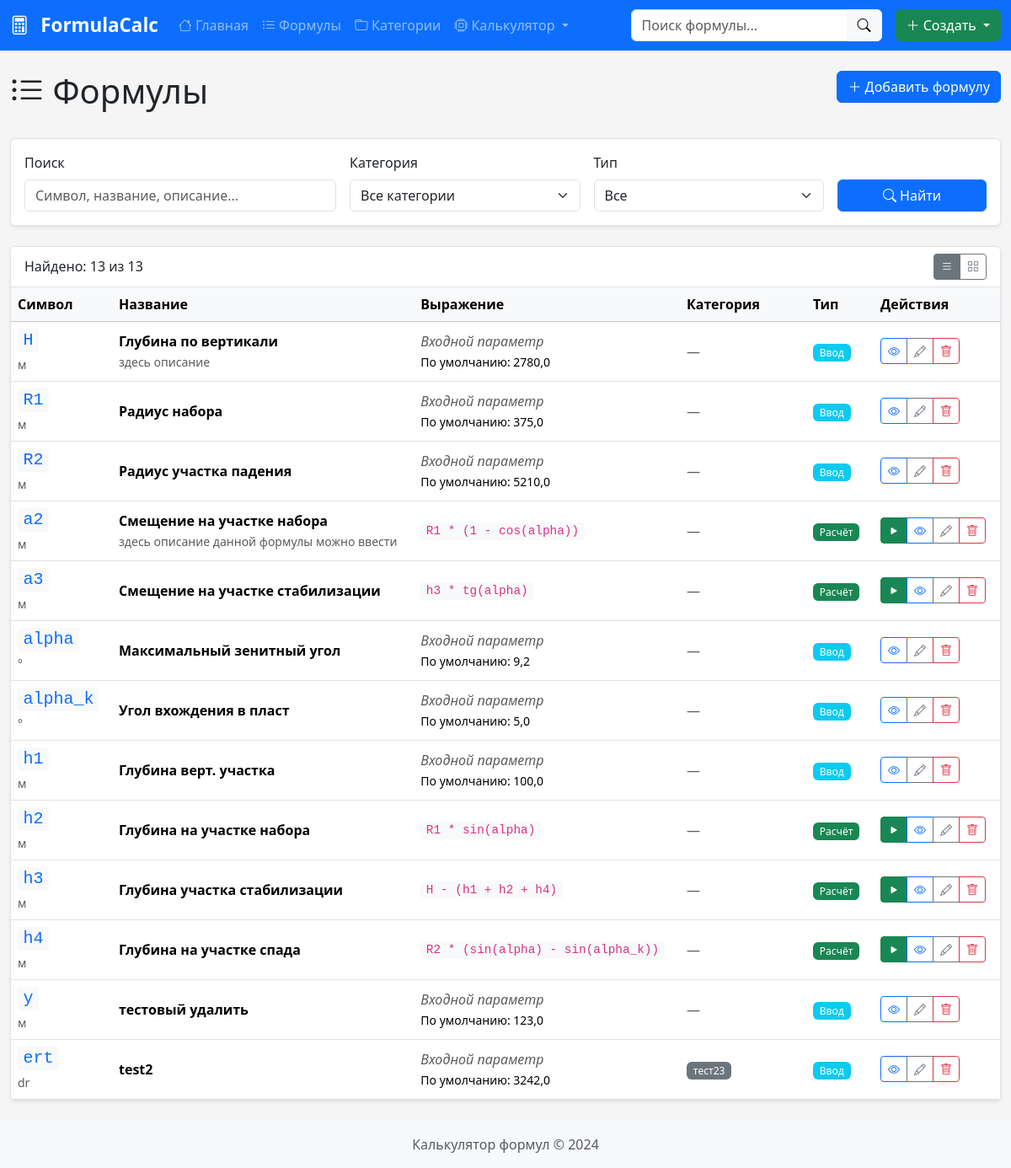
The app's page /formulas/ with its own data.
### formulas/models.py (models this page shows, shortened)
class Formula(models.Model):
    symbol = models.CharField(
        'Символ',
        max_length=50,
        unique=True,
        validators=[symbol_validator],
        help_text='Уникальный идентификатор (например: K, Re, alpha1)'
    )
    name = models.CharField(
        'Название',
        max_length=200,
        help_text='Понятное название формулы'
    )
    expression = models.TextField(
        'Выражение',
        blank=True,  # Разрешаем пустое значение
        default='',  # Значение по умолчанию
        help_text='Математическое выражение (например: R1 * (1 - cos(alpha)))'
    )
    unit = models.CharField(
        'Единица измерения',
        max_length=50,
        blank=True,
        help_text='Единица измерения результата (например: м, кг, Вт)'
    )
    description = models.TextField(
        'Описание',
        blank=True,
        help_text='Подробное описание формулы'
    )
    category = models.ForeignKey(
        Category,
        on_delete=models.SET_NULL,
        null=True,
        blank=True,
        related_name='formulas',
        verbose_name='Категория'
    )
    order = models.PositiveIntegerField(
        'Порядок',
        default=0
    )
    is_input = models.BooleanField(
        'Входной параметр',
        default=False,
        help_text='Если отмечено - это входное значение, а не вычисляемая формула'
    )
    default_value = models.FloatField(
        'Значение по умолчанию',
        null=True,
        blank=True
    )
    created_at = models.DateTimeField(auto_now_add=True)
    updated_at = models.DateTimeField(auto_now=True)
    class Meta:
        verbose_name = 'Формула'
        verbose_name_plural = 'Формулы'
        ordering = ['category', 'order', 'symbol']

class Category(models.Model):
    name = models.CharField(
        'Название',
        max_length=100
    )
    description = models.TextField(
        'Описание',
        blank=True
    )
    parent = models.ForeignKey(
        'self',
        on_delete=models.CASCADE,
        null=True,
        blank=True,
        related_name='children',
        verbose_name='Родительская категория'
    )
    order = models.PositiveIntegerField(
        'Порядок сортировки',
        default=0
    )
    created_at = models.DateTimeField(auto_now_add=True)
    updated_at = models.DateTimeField(auto_now=True)
    class Meta:
        verbose_name = 'Категория'
        verbose_name_plural = 'Категории'
        ordering = ['order', 'name']

### formulas/views.py (the view, shortened to what this page needs)
# urls.py: path('', views.FormulaListView.as_view(), name='formula_list'),
class FormulaListView(ListView):
    model = Formula
    template_name = 'formulas/formula_list.html'
    context_object_name = 'formulas'
    paginate_by = 25
    def get_queryset(self):
        queryset = Formula.objects.select_related('category').prefetch_related('variables')
        search = self.request.GET.get('search', '').strip()
        category_id = self.request.GET.get('category')
        if category_id:
            queryset = queryset.filter(category_id=category_id)
        is_input = self.request.GET.get('is_input')
        if is_input == '1':
            queryset = queryset.filter(is_input=True)
        elif is_input == '0':
            queryset = queryset.filter(is_input=False)
        return queryset.order_by('category', 'order', 'symbol')
    def get_context_data(self, **kwargs):
        context = super().get_context_data(**kwargs)
        context['categories'] = Category.objects.all()
        context['search'] = self.request.GET.get('search', '')
        context['selected_category'] = self.request.GET.get('category', '')
        context['total_count'] = Formula.objects.count()
        return context

### templates/formulas/formula_list.html (shortened to what this page needs)
{% extends 'base.html' %}
{% block content %}
<div class="row mb-4">
    <div class="col">
        <h1><i class="bi bi-list-ul"></i> Формулы</h1>
    </div>
    <div class="col-auto">
        <a href="{% url 'formulas:formula_create' %}" class="btn btn-primary">
            <i class="bi bi-plus-lg"></i> Добавить формулу
        </a>
    </div>
</div>
<div class="card mb-4">
    <div class="card-body">
        <form method="GET" class="row g-3">
            <div class="col-md-4">
                <label class="form-label">Поиск</label>
                <input type="text" name="search" class="form-control"
                       placeholder="Символ, название, описание..."
                       value="{{ search }}">
            </div>
            <div class="col-md-3">
                <label class="form-label">Категория</label>
                <select name="category" class="form-select">
                    <option value="">Все категории</option>
                </select>
            </div>
            <div class="col-md-3">
                <label class="form-label">Тип</label>
                <select name="is_input" class="form-select">
                    <option value="">Все</option>
                </select>
            </div>
            <div class="col-md-2 d-flex align-items-end">
                <button type="submit" class="btn btn-primary w-100">
                    <i class="bi bi-search"></i> Найти
                </button>
            </div>
        </form>
    </div>
</div>
<div class="card">
    <div class="card-header d-flex justify-content-between align-items-center">
        <span>Найдено: {{ page_obj.paginator.count }} из {{ total_count }}</span>
        <div class="btn-group btn-group-sm">
            <button class="btn btn-outline-secondary active" data-view="table">
                <i class="bi bi-list"></i>
            </button>
            <button class="btn btn-outline-secondary" data-view="cards">
                <i class="bi bi-grid"></i>
            </button>
        </div>
    </div>
    <div class="card-body p-0">
        {% if formulas %}
        <div class="table-responsive">
            <table class="table table-hover align-middle mb-0">
                <thead class="table-light">
                    <tr>
                        <th style="width: 120px;">Символ</th>
                        <th>Название</th>
                        <th>Выражение</th>
                        <th style="width: 150px;">Категория</th>
                        <th style="width: 80px;">Тип</th>
                        <th style="width: 150px;">Действия</th>
                    </tr>
                </thead>
                <tbody>
                    {% for formula in formulas %}
                    <tr>
                        <td>
                            <a href="{% url 'formulas:formula_detail' formula.pk %}"
                               class="text-decoration-none">
                                <code class="fs-5 text-primary">{{ formula.symbol }}</code>
                            </a>
                            {% if formula.unit %}
                            <br><small class="text-muted">{{ formula.unit }}</small>
                            {% endif %}
                        </td>
                        <td>
                            <strong>{{ formula.name }}</strong>
                            {% if formula.description %}
                            <br><small class="text-muted">{{ formula.description|truncatechars:60 }}</small>
                            {% endif %}
                        </td>
                        <td>
                            {% if formula.is_input %}
                            <span class="text-muted fst-italic">Входной параметр</span>
                            {% if formula.default_value is not None %}
                            <br><small>По умолчанию: {{ formula.default_value }}</small>
                            {% endif %}
                            {% else %}
                            <code class="formula-expression">{{ formula.expression|truncatechars:40 }}</code>
                            {% endif %}
                        </td>
                        <td>
                            {% if formula.category %}
                            <span class="badge bg-secondary">{{ formula.category.name }}</span>
                            {% else %}
                            <span class="text-muted">—</span>
                            {% endif %}
                        </td>
                        <td>
                            {% if formula.is_input %}
                            <span class="badge bg-info">Ввод</span>
                            {% else %}
                            <span class="badge bg-success">Расчёт</span>
                            {% endif %}
                        </td>
                        <td>
                            <div class="btn-group btn-group-sm">
                                {% if not formula.is_input %}
                                <a href="{% url 'calculator:formula_calculate' formula.pk %}"
                                   class="btn btn-success" title="Вычислить">
                                    <i class="bi bi-play-fill"></i>
                                </a>
                                {% endif %}
                                <a href="{% url 'formulas:formula_detail' formula.pk %}"
                                   class="btn btn-outline-primary" title="Просмотр">
                                    <i class="bi bi-eye"></i>
                                </a>
                                <a href="{% url 'formulas:formula_edit' formula.pk %}"
                                   class="btn btn-outline-secondary" title="Редактировать">
                                    <i class="bi bi-pencil"></i>
                                </a>
                                <a href="{% url 'formulas:formula_delete' formula.pk %}"
                                   class="btn btn-outline-danger" title="Удалить">
                                    <i class="bi bi-trash"></i>
                                </a>
                            </div>
                        </td>
                    </tr>
                    {% endfor %}
                </tbody>
            </table>
        </div>
        {% endif %}
    </div>
</div>
{% endblock %}

### static/css/style.css (style rules this page uses)
:root { --primary-color: #0d6efd; --success-color: #198754; --warning-color: #ffc107; --danger-color: #dc3545; --light-bg: #f8f9fa; --border-color: #dee2e6; }
body { min-height: 100vh; display: flex; flex-direction: column; background-color: #f5f5f5; }
.card { box-shadow: 0 0.125rem 0.25rem rgba(0, 0, 0, 0.075); border: 1px solid var(--border-color); }
.card-header { background-color: white; border-bottom: 1px solid var(--border-color); font-weight: 500; }
.formula-expression { font-family: 'Consolas', 'Monaco', monospace; font-size: 0.9rem; background-color: var(--light-bg); padding: 0.2rem 0.5rem; border-radius: 0.25rem; }
.table code { background-color: var(--light-bg); padding: 0.15rem 0.4rem; border-radius: 0.2rem; }
.table .btn-group-sm .btn { padding: 0.25rem 0.5rem; }
.badge { font-weight: 500; }

### records on screen
Formula: symbol "H", unit "м", name "Глубина по вертикали", description "здесь описание", default_value "2780,0", is_input "Ввод"
Formula: symbol "R1", unit "м", name "Радиус набора", default_value "375,0", is_input "Ввод"
Formula: symbol "R2", unit "м", name "Радиус участка падения", default_value "5210,0", is_input "Ввод"
Formula: symbol "a2", unit "м", name "Смещение на участке набора", description "здесь описание данной формулы можно ввести", expression "R1 * (1 - cos(alpha))", is_input "Расчёт"
Formula: symbol "a3", unit "м", name "Смещение на участке стабилизации", expression "h3 * tg(alpha)", is_input "Расчёт"
Formula: symbol "alpha", unit "°", name "Максимальный зенитный угол", default_value "9,2", is_input "Ввод"
Formula: symbol "alpha_k", unit "°", name "Угол вхождения в пласт", default_value "5,0", is_input "Ввод"
Formula: symbol "h1", unit "м", name "Глубина верт. участка", default_value "100,0", is_input "Ввод"
Formula: symbol "h2", unit "м", name "Глубина на участке набора", expression "R1 * sin(alpha)", is_input "Расчёт"
Formula: symbol "h3", unit "м", name "Глубина участка стабилизации", expression "H - (h1 + h2 + h4)", is_input "Расчёт"
Formula: symbol "h4", unit "м", name "Глубина на участке спада", expression "R2 * (sin(alpha) - sin(alpha_k))", is_input "Расчёт"
Formula: symbol "y", unit "м", name "тестовый удалить", default_value "123,0", is_input "Ввод"
Formula: symbol "ert", unit "dr", name "test2", default_value "3242,0", category.name "тест23", is_input "Ввод"

### other values on screen
{{ page_obj.paginator.count }} "13"
{{ total_count }} "13"
